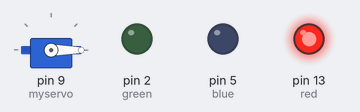
Bench run of a sketch on a simulated Arduino Uno, built with avr-gcc and run on an emulated ATmega328P. Parts: servo, output pins drawn as LEDs (lit = HIGH).

Above: at 0.05 s.
At 1.5 s:
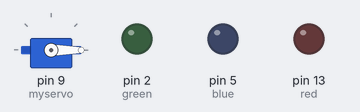
At 2.95 s:
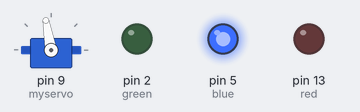
At 3.7 s:
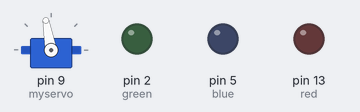
At 4.45 s:
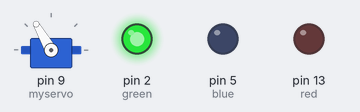
At 5.95 s:
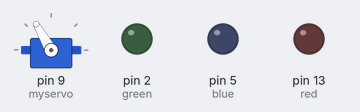
Timing chart, 0 to 7.8 s (numbered marks = the images above):
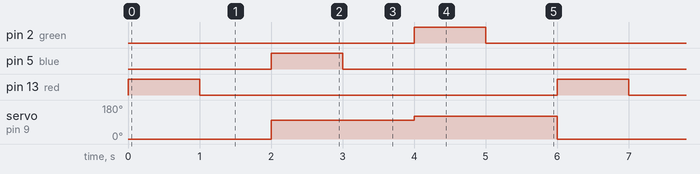

Measured:
- by itself, pin 2 (green), pin 5 (blue), pin 13 (red): alternates HIGH for 1.0 s and LOW for 5.0 s
- by itself, servo on pin 9 (myservo): repeats every 6.0 s: 120° 2.0 s, 0° 2.0 s, 100° 2.0 s

The sketch:

smooth_bigery1.ino
```cpp
#include <Servo.h>
Servo myservo;
int potPin=4;
int red=13;
int green=2;
int blue=5;
int trigPin = 11;
int echoPin = 10;
long distance;
long duration;
int val;

void setup()
{
myservo.attach(9);
 pinMode(trigPin, OUTPUT);
 pinMode(echoPin, INPUT);
 pinMode(red,OUTPUT);
 pinMode(blue,OUTPUT);
 pinMode(green,OUTPUT);
 pinMode(trigPin,OUTPUT);
 pinMode(echoPin,INPUT);


     Serial.begin(9600);
}

void loop() { myservo.write(0);

  if (distance<=100)
  {
             digitalWrite(red,HIGH);
             delay(1000);
             digitalWrite(red,LOW);
             delay (1000);
             myservo.write(100);


  }
   if (distance<=100)

         {
             digitalWrite(blue,HIGH);
             delay(1000);
             digitalWrite(blue,LOW);
             delay(1000);
             myservo.write(120);

 }else
 { myservo.write(0);}


if (distance<=100)

         {
             digitalWrite(green,HIGH);
             delay(1000);
             digitalWrite(green,LOW);
             delay(1000);
             myservo.write(170);

 }else
 { myservo.write(0);}


  /*ultra();
  servo1.write(0);
  if(distance >=100){
  servo1.write(180);
  }
  else{servo1.write(0);}
}

void ultra(){
  digitalWrite(trigPin, LOW);
  delayMicroseconds(2);
  digitalWrite(trigPin, HIGH);
  delayMicroseconds(10);
  digitalWrite(trigPin, LOW);
  duration = pulseIn(echoPin, HIGH)*/

}


/*#include<Servo.h>
int potpin=4;
int red=1;
int green=2;
int blue=3;
int val;
Servo myservo;
int trigPin=6;
int echoPin=7;
long distance;
long duration;


void setup()
{
  pinMode(red, OUTPUT);
  pinMode(green,OUTPUT);
  pinMode(blue,OUTPUT);
  myservo.attach(9);
  pinMode(trigPin,OUTPUT);
  pinMode(echoPin,INPUT);
}

void loop()
{

  myservo.write(4);

  if (distance<=100)
  {
             digitalWrite(red,HIGH);
             delay(1000);
             digitalWrite(red,LOW);
             delay (1000);
             myservo.write(60);


  }
   if (distance<=100)

         {
             digitalWrite(green,HIGH);
             delay(1000);
             digitalWrite(green,LOW);
             delay(1000);
             myservo.write(120);

 }else
 { myservo.write(0);}


if (distance<=100)

         {
             digitalWrite(blue,HIGH);
             delay(1000);
             digitalWrite(blue,LOW);
             delay(1000);
             myservo.write(180);

 }else
 { myservo.write(0);}


}*/
```
